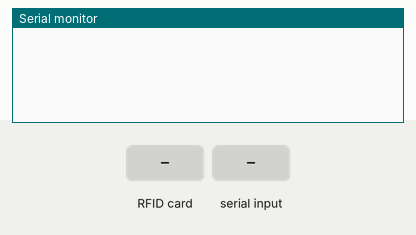
The sketch below on a simulated Arduino Mega 2560, built with avr-gcc and run on an emulated ATmega2560. On the bench: the last lines printed to the serial monitor. The test bench sets the inputs (shaded band).

Above: at 1.2 s.
1.3 s: RFID card 5E 7A 19 C4 held to the reader
At 2.5 s:
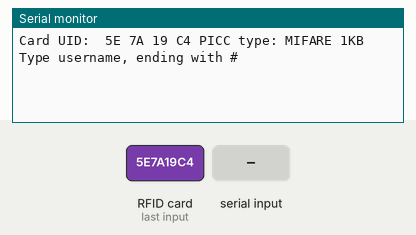
2.8 s: "1#" received over Serial
At 3.2 s:
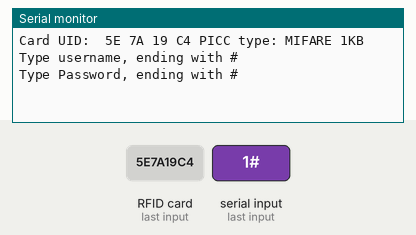
4.3 s: "0#" received over Serial
At 5.6 s:
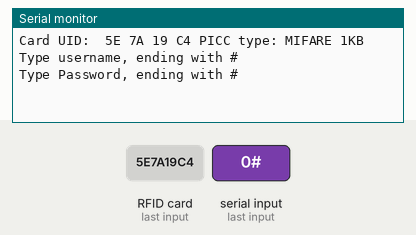

The sketch:

RC522_write.ino
```cpp
#include<SPI.h>
#include<MFRC522.h>

#define RST_PIN 5
#define SS_PIN 53

MFRC522 mfrc522(SS_PIN,RST_PIN);

void setup(){
  Serial.begin(9600);
  SPI.begin();
  mfrc522.PCD_Init();
}

void loop() {
  MFRC522::MIFARE_Key key;
  for (byte i = 0; i < 6; i++) key.keyByte[i] = 0xFF;

  if(!mfrc522.PICC_IsNewCardPresent()){   //Wait for card
    return;
  }
  if(!mfrc522.PICC_ReadCardSerial()){   //Can the card be read from?
    return;
  }

  Serial.print("Card UID: ");
  for(byte i = 0; i<mfrc522.uid.size; i++){
    Serial.print(mfrc522.uid.uidByte[i]<0x10?" 0":" ");
    Serial.print(mfrc522.uid.uidByte[i], HEX);
  }

  Serial.print(" PICC type: ");   // Dump PICC type
  MFRC522::PICC_Type piccType = mfrc522.PICC_GetType(mfrc522.uid.sak);
  Serial.println(mfrc522.PICC_GetTypeName(piccType));

  byte buffer[34];
  byte block;
  byte len;

  MFRC522::StatusCode status;

  Serial.setTimeout(20000L);

  Serial.println("Type username, ending with #");
  len=Serial.readBytesUntil('#', (char*)buffer, 30);
  for(byte i = len;i<30;i++) buffer[i] = ' ';

  //Write username to blocks 1 and 2
  block = 1;

  status = mfrc522.PCD_Authenticate(MFRC522::PICC_CMD_MF_AUTH_KEY_A, block, &key, &(mfrc522.uid));
  if (status != MFRC522::STATUS_OK) {
    Serial.print("Authentication Failure: ");
    Serial.println(mfrc522.GetStatusCodeName(status));
    return;
  }

  status = mfrc522.MIFARE_Write(block, buffer, 16);
  if (status != MFRC522::STATUS_OK) {
    Serial.print("Failure writing to block: ");
    Serial.println(mfrc522.GetStatusCodeName(status));
    return;
  }

  block=2;

  status = mfrc522.PCD_Authenticate(MFRC522::PICC_CMD_MF_AUTH_KEY_A, block, &key, &(mfrc522.uid));
  if (status != MFRC522::STATUS_OK) {
    Serial.print("Authentication Failure: ");
    Serial.println(mfrc522.GetStatusCodeName(status));
    return;
  }

  status = mfrc522.MIFARE_Write(block, &buffer[16], 16);
  if (status != MFRC522::STATUS_OK) {
    Serial.print("Failure Writing to block: ");
    Serial.println(mfrc522.GetStatusCodeName(status));
    return;
  }

  //Password to blocks 4 and 5
  Serial.println(F("Type Password, ending with #"));
  len = Serial.readBytesUntil('#', (char *) buffer, 20) ;
  for (byte i = len; i < 20; i++) buffer[i] = ' ';

  block = 4;
  status = mfrc522.PCD_Authenticate(MFRC522::PICC_CMD_MF_AUTH_KEY_A, block, &key, &(mfrc522.uid));
  if (status != MFRC522::STATUS_OK) {
    Serial.print("Authentication Failure: ");
    Serial.println(mfrc522.GetStatusCodeName(status));
    return;
  }

  status = mfrc522.MIFARE_Write(block, buffer, 16);
  if (status != MFRC522::STATUS_OK) {
    Serial.print("Failure Writing to block: ");
    Serial.println(mfrc522.GetStatusCodeName(status));
    return;
  }

  block = 5;

  status = mfrc522.PCD_Authenticate(MFRC522::PICC_CMD_MF_AUTH_KEY_A, block, &key, &(mfrc522.uid));
  if (status != MFRC522::STATUS_OK) {
    Serial.print("PCD_Authenticate() failed: ");
    Serial.println(mfrc522.GetStatusCodeName(status));
    return;
  }


  status = mfrc522.MIFARE_Write(block, &buffer[16], 16);
  if (status != MFRC522::STATUS_OK) {
    Serial.print("Failure Writing to block: ");
    Serial.println(mfrc522.GetStatusCodeName(status));
    return;
  }


  Serial.println(" ");
  mfrc522.PICC_HaltA(); // Halt PICC
  mfrc522.PCD_StopCrypto1();  // Stop encryption on PCD
}
```

Measured:
- after the input at 1.3 s, the serial monitor: prints a new line at once (image 1)
- after the input at 2.8 s, the serial monitor: prints a new line at once (image 2)
- after the input at 4.3 s, the serial monitor: prints a new line at once (image 3)
